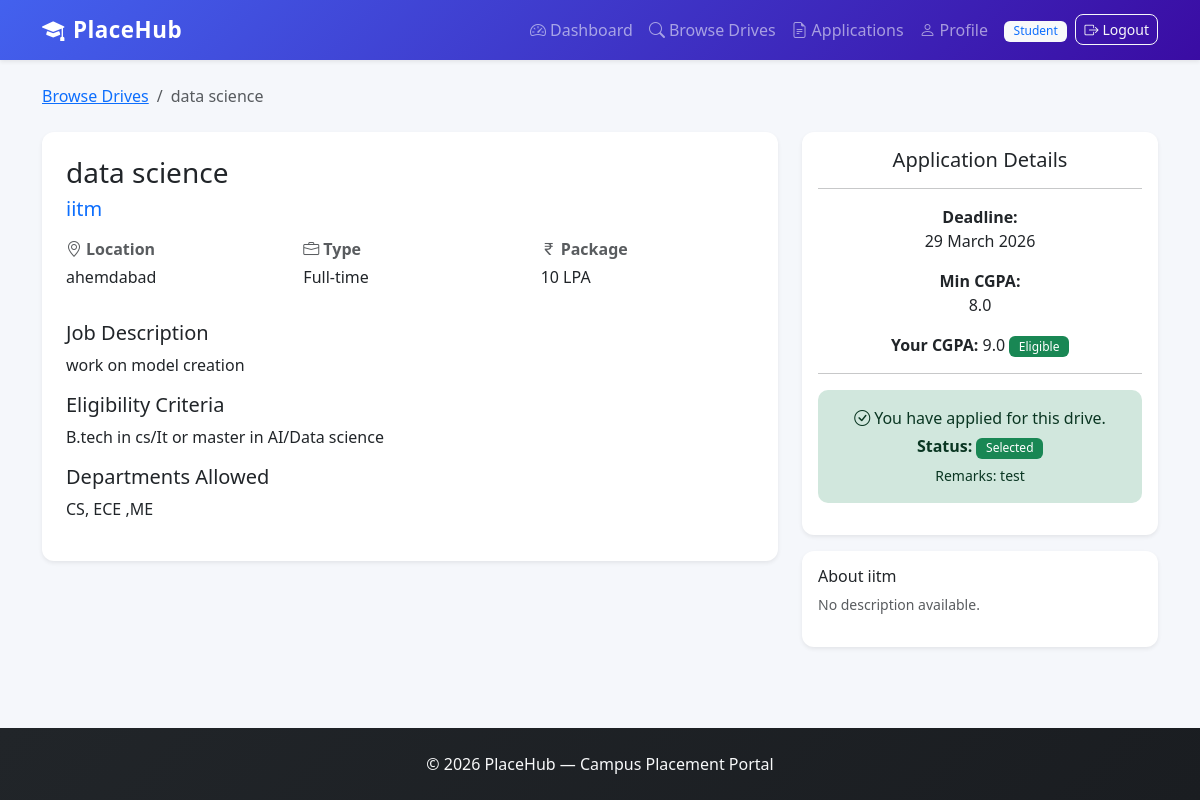
The app's page /student/drive/2 (signed in) with its own data.
### models.py (models this page shows, shortened)
class User(UserMixin, db.Model):
    __tablename__ = 'user'
    id = db.Column(db.Integer, primary_key=True)
    email = db.Column(db.String(120), unique=True, nullable=False)
    password_hash = db.Column(db.String(256), nullable=False)
    role = db.Column(db.String(20), nullable=False)
    is_active_account = db.Column(db.Boolean, default=True)
    created_at = db.Column(db.DateTime, default=datetime.utcnow)
    student_profile = db.relationship('StudentProfile', backref='user', uselist=False, lazy=True)
    company_profile = db.relationship('CompanyProfile', backref='user', uselist=False, lazy=True)
    @property
    def is_active(self):
        return self.is_active_account

class PlacementDrive(db.Model):
    __tablename__ = 'placement_drive'
    id = db.Column(db.Integer, primary_key=True)
    company_id = db.Column(db.Integer, db.ForeignKey('company_profile.id'), nullable=False)
    job_title = db.Column(db.String(200), nullable=False)
    job_description = db.Column(db.Text, nullable=False)
    job_type = db.Column(db.String(50))
    location = db.Column(db.String(200))
    salary_package = db.Column(db.String(100))
    eligibility_criteria = db.Column(db.Text)
    min_cgpa = db.Column(db.Float, default=0.0)
    departments_allowed = db.Column(db.String(500))
    application_deadline = db.Column(db.Date, nullable=False)
    status = db.Column(db.String(20), default='pending')
    created_at = db.Column(db.DateTime, default=datetime.utcnow)
    applications = db.relationship('Application', backref='drive', lazy=True)

class CompanyProfile(db.Model):
    __tablename__ = 'company_profile'
    id = db.Column(db.Integer, primary_key=True)
    user_id = db.Column(db.Integer, db.ForeignKey('user.id'), nullable=False)
    company_name = db.Column(db.String(200), nullable=False)
    hr_name = db.Column(db.String(100))
    hr_email = db.Column(db.String(120))
    hr_phone = db.Column(db.String(15))
    website = db.Column(db.String(200))
    industry = db.Column(db.String(100))
    description = db.Column(db.Text)
    logo_path = db.Column(db.String(256))
    approval_status = db.Column(db.String(20), default='pending')
    is_blacklisted = db.Column(db.Boolean, default=False)
    drives = db.relationship('PlacementDrive', backref='company', lazy=True)

class StudentProfile(db.Model):
    __tablename__ = 'student_profile'
    id = db.Column(db.Integer, primary_key=True)
    user_id = db.Column(db.Integer, db.ForeignKey('user.id'), nullable=False)
    name = db.Column(db.String(100), nullable=False)
    roll_number = db.Column(db.String(20), unique=True, nullable=False)
    phone = db.Column(db.String(15))
    department = db.Column(db.String(100))
    cgpa = db.Column(db.Float, default=0.0)
    resume_path = db.Column(db.String(256))
    skills = db.Column(db.Text)
    about = db.Column(db.Text)
    graduation_year = db.Column(db.Integer)
    is_blacklisted = db.Column(db.Boolean, default=False)
    applications = db.relationship('Application', backref='student', lazy=True)

class Application(db.Model):
    __tablename__ = 'application'
    id = db.Column(db.Integer, primary_key=True)
    student_id = db.Column(db.Integer, db.ForeignKey('student_profile.id'), nullable=False)
    drive_id = db.Column(db.Integer, db.ForeignKey('placement_drive.id'), nullable=False)
    applied_date = db.Column(db.DateTime, default=datetime.utcnow)
    status = db.Column(db.String(20), default='Applied')
    remarks = db.Column(db.Text)
    __table_args__ = (
        db.UniqueConstraint('student_id', 'drive_id', name='unique_student_drive'),
    )

### student_routes.py (the view)
@student_bp.route('/drive/<int:drive_id>')
@student_required
def drive_detail(drive_id):
    student = StudentProfile.query.filter_by(user_id=current_user.id).first()
    drive = PlacementDrive.query.get_or_404(drive_id)
    if drive.status != 'approved':
        flash('This drive is not available.', 'warning')
        return redirect(url_for('student.browse_drives'))
    already_applied = Application.query.filter_by(
        student_id=student.id, drive_id=drive.id
    ).first()
    return render_template('student/drive_detail.html',
                           drive=drive,
                           student=student,
                           already_applied=already_applied)

### app.py (called while the page is built)
@login_manager.user_loader
def load_user(user_id):
    return User.query.get(int(user_id))

### student_routes.py (called while the page is built)
def student_required(f):
    @wraps(f)
    @login_required
    def decorated(*args, **kwargs):
        if current_user.role != 'student':
            flash('Access denied.', 'danger')
            return redirect(url_for('index'))
        student = StudentProfile.query.filter_by(user_id=current_user.id).first()
        if student and student.is_blacklisted:
            flash('Your account has been blacklisted. Contact admin.', 'danger')
            return redirect(url_for('index'))
        return f(*args, **kwargs)
    return decorated

### templates/student/drive_detail.html (shortened to what this page needs)
{% extends "base.html" %}
{% block content %}
<nav aria-label="breadcrumb" class="mb-4">
    <ol class="breadcrumb">
        <li class="breadcrumb-item"><a href="{{ url_for('student.browse_drives') }}">Browse Drives</a></li>
        <li class="breadcrumb-item active">{{ drive.job_title }}</li>
    </ol>
</nav>
<div class="row g-4">
    <div class="col-md-8">
        <div class="card border-0 shadow-sm">
            <div class="card-body p-4">
                <h3 class="mb-2">{{ drive.job_title }}</h3>
                <h5 class="text-primary mb-3">{{ drive.company.company_name }}</h5>
                <div class="row mb-3">
                    <div class="col-md-4">
                        <p class="text-muted mb-1"><i class="bi bi-geo-alt me-1"></i><strong>Location</strong></p>
                        <p>{{ drive.location or 'TBD' }}</p>
                    </div>
                    <div class="col-md-4">
                        <p class="text-muted mb-1"><i class="bi bi-briefcase me-1"></i><strong>Type</strong></p>
                        <p>{{ drive.job_type or 'Not specified' }}</p>
                    </div>
                    <div class="col-md-4">
                        <p class="text-muted mb-1"><i class="bi bi-currency-rupee me-1"></i><strong>Package</strong></p>
                        <p>{{ drive.salary_package or 'Not disclosed' }}</p>
                    </div>
                </div>
                <h5>Job Description</h5>
                <p>{{ drive.job_description }}</p>
                {% if drive.eligibility_criteria %}
                <h5>Eligibility Criteria</h5>
                <p>{{ drive.eligibility_criteria }}</p>
                {% endif %}
                {% if drive.departments_allowed %}
                <h5>Departments Allowed</h5>
                <p>{{ drive.departments_allowed }}</p>
                {% endif %}
            </div>
        </div>
    </div>
    <div class="col-md-4">
        <div class="card border-0 shadow-sm">
            <div class="card-body text-center">
                <h5>Application Details</h5>
                <hr>
                <p><strong>Deadline:</strong><br>{{ drive.application_deadline.strftime('%d %B %Y') }}</p>
                {% if drive.min_cgpa and drive.min_cgpa > 0 %}
                <p><strong>Min CGPA:</strong><br>{{ drive.min_cgpa }}</p>
                <p>
                    <strong>Your CGPA:</strong> {{ student.cgpa or 'Not set' }}
                    {% if student.cgpa and student.cgpa >= drive.min_cgpa %}
                        <span class="badge bg-success">Eligible</span>
                    {% elif student.cgpa %}
                        <span class="badge bg-danger">Not Eligible</span>
                    {% endif %}
                </p>
                {% endif %}
                <hr>
                {% if already_applied %}
                    <div class="alert alert-success">
                        <i class="bi bi-check-circle me-1"></i>You have applied for this drive.
                        <p class="mb-0 mt-1"><strong>Status:</strong>
                            {% if already_applied.status == 'Applied' %}<span class="badge bg-secondary">{{ already_applied.status }}</span>
                            {% elif already_applied.status == 'Shortlisted' %}<span class="badge bg-info">{{ already_applied.status }}</span>
                            {% elif already_applied.status == 'Selected' %}<span class="badge bg-success">{{ already_applied.status }}</span>
                            {% elif already_applied.status == 'Rejected' %}<span class="badge bg-danger">{{ already_applied.status }}</span>
                            {% endif %}
                        </p>
                        {% if already_applied.remarks %}
                        <p class="mb-0 mt-1"><small>Remarks: {{ already_applied.remarks }}</small></p>
                        {% endif %}
                    </div>
                {% else %}
                    <form method="POST" action="{{ url_for('student.apply_drive', drive_id=drive.id) }}">
                        <button type="submit" class="btn btn-primary btn-lg w-100">
                            <i class="bi bi-send me-1"></i>Apply Now
                        </button>
                    </form>
                {% endif %}
            </div>
        </div>
        <div class="card border-0 shadow-sm mt-3">
            <div class="card-body">
                <h6>About {{ drive.company.company_name }}</h6>
                <p class="text-muted small">{{ drive.company.description or 'No description available.' }}</p>
            </div>
        </div>
    </div>
</div>
{% endblock %}

### templates/base.html (shortened to what this page needs)
<!DOCTYPE html>
<html lang="en">
<head>
    <link href="https://cdn.jsdelivr.net/npm/bootstrap@5.3.2/dist/css/bootstrap.min.css" rel="stylesheet">
    <link href="https://cdn.jsdelivr.net/npm/bootstrap-icons@1.11.3/font/bootstrap-icons.min.css" rel="stylesheet">
    <link href="{{ url_for('static', filename='css/style.css') }}" rel="stylesheet">
</head>
<body>
    <nav class="navbar navbar-expand-lg navbar-dark bg-primary shadow-sm">
        <div class="container">
            <a class="navbar-brand fw-bold" href="{{ url_for('index') }}">
                <i class="bi bi-mortarboard-fill me-2"></i>PlaceHub
            </a>
            <div class="collapse navbar-collapse" id="navContent">
                <ul class="navbar-nav ms-auto align-items-center">
                    {% if current_user.is_authenticated %}
                        {% if current_user.role == 'admin' %}
                            <li class="nav-item"><a class="nav-link" href="{{ url_for('admin.dashboard') }}"><i class="bi bi-speedometer2 me-1"></i>Dashboard</a></li>
                            <li class="nav-item"><a class="nav-link" href="{{ url_for('admin.companies') }}"><i class="bi bi-building me-1"></i>Companies</a></li>
                            <li class="nav-item"><a class="nav-link" href="{{ url_for('admin.students') }}"><i class="bi bi-people me-1"></i>Students</a></li>
                            <li class="nav-item"><a class="nav-link" href="{{ url_for('admin.drives') }}"><i class="bi bi-briefcase me-1"></i>Drives</a></li>
                            <li class="nav-item"><a class="nav-link" href="{{ url_for('admin.applications') }}"><i class="bi bi-file-earmark-text me-1"></i>Applications</a></li>
                        {% elif current_user.role == 'student' %}
                            <li class="nav-item"><a class="nav-link" href="{{ url_for('student.dashboard') }}"><i class="bi bi-speedometer2 me-1"></i>Dashboard</a></li>
                            <li class="nav-item"><a class="nav-link" href="{{ url_for('student.browse_drives') }}"><i class="bi bi-search me-1"></i>Browse Drives</a></li>
                            <li class="nav-item"><a class="nav-link" href="{{ url_for('student.my_applications') }}"><i class="bi bi-file-earmark-text me-1"></i>Applications</a></li>
                            <li class="nav-item"><a class="nav-link" href="{{ url_for('student.profile') }}"><i class="bi bi-person me-1"></i>Profile</a></li>
                        {% endif %}
                        <li class="nav-item ms-2">
                            <span class="badge bg-light text-primary me-2">{{ current_user.role|title }}</span>
                        </li>
                        <li class="nav-item">
                            <a class="btn btn-outline-light btn-sm" href="{{ url_for('logout') }}"><i class="bi bi-box-arrow-right me-1"></i>Logout</a>
                        </li>
                    {% endif %}
                </ul>
            </div>
        </div>
    </nav>
    <main class="py-4">
        <div class="container">
            {% block content %}{% endblock %}
        </div>
    </main>
    <footer class="footer mt-auto py-4 bg-dark text-light">
        <div class="container text-center">
            <p class="mb-0">&copy; 2026 PlaceHub &mdash; Campus Placement Portal</p>
        </div>
    </footer>
</body>
</html>

### static/css/style.css (style rules this page uses)
:root { --primary-color: #4361ee; }
body { background-color: #f5f7fb; font-family: 'Segoe UI', system-ui, -apple-system, sans-serif; min-height: 100vh; display: flex; flex-direction: column; }
main { flex: 1; }
.navbar { background: linear-gradient(135deg, #4361ee 0%, #3a0ca3 100%) !important; }
.navbar-brand { font-size: 1.4rem; letter-spacing: 0.5px; }
.card { border-radius: 12px; transition: transform 0.15s ease, box-shadow 0.15s ease; }
.badge { font-weight: 500; padding: 0.4em 0.8em; }
.btn { border-radius: 8px; font-weight: 500; }
.alert { border-radius: 10px; border: none; }
.breadcrumb { background: transparent; padding: 0; }
footer { background: linear-gradient(135deg, #212529 0%, #1a1d21 100%) !important; }

### records on screen
User: role "Student"
PlacementDrive: job_title "data science", location "ahemdabad", job_type "Full-time", salary_package "10 LPA", job_description "work on model creation", eligibility_criteria "B.tech in cs/It or master in AI/Data science", departments_allowed "CS, ECE ,ME", application_deadline "29 March 2026", min_cgpa "8.0"
CompanyProfile: company.company_name "iitm", company "No description available."
StudentProfile: cgpa "9.0"
Application: status "Selected", remarks "test"
